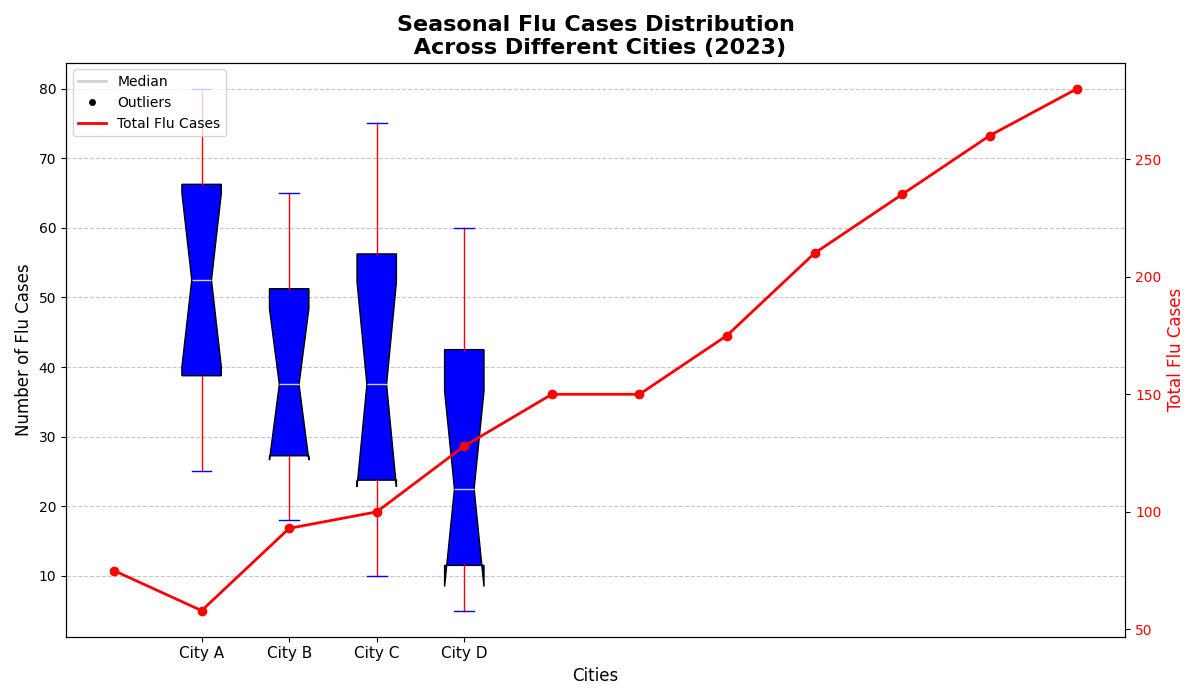

This chart was generated by the following Python code:
import matplotlib.pyplot as plt
import numpy as np

cities = ['City A', 'City B', 'City C', 'City D']
months = ['Jan', 'Feb', 'Mar', 'Apr', 'May', 'Jun', 'Jul', 'Aug', 'Sep', 'Oct', 'Nov', 'Dec']

flu_cases_data = {
    'City A': [30, 25, 40, 35, 50, 60, 45, 55, 65, 70, 75, 80],
    'City B': [20, 18, 25, 28, 30, 35, 40, 45, 50, 55, 60, 65],
    'City C': [15, 10, 20, 25, 30, 35, 40, 45, 55, 60, 70, 75],
    'City D': [10, 5, 8, 12, 18, 20, 25, 30, 40, 50, 55, 60]
}

data_for_box = [flu_cases_data[city] for city in cities]

fig, ax = plt.subplots(figsize=(12, 7))

# Changed the colors for different properties
box = ax.boxplot(data_for_box, patch_artist=True, notch=True, vert=True,
                 boxprops=dict(facecolor='blue', color='black'),  # Changed color
                 whiskerprops=dict(color='red'),                  # Changed color
                 capprops=dict(color='blue'),                      # Changed color
                 medianprops=dict(color='#D3D3D3'),                # Changed color
                 flierprops=dict(markerfacecolor='black', marker='o', markersize=5, alpha=0.6))  # Changed color

ax.set_title('Seasonal Flu Cases Distribution\n Across Different Cities (2023)', fontsize=16, fontweight='bold')
ax.set_xlabel('Cities', fontsize=12)
ax.set_ylabel('Number of Flu Cases', fontsize=12)

ax.set_xticks(np.arange(1, len(cities) + 1))
ax.set_xticklabels(cities, fontsize=11)

ax.yaxis.grid(True, linestyle='--', alpha=0.7)

total_flu_cases_per_month = [sum(month) for month in zip(*data_for_box)]

ax2 = ax.twinx()
ax2.plot(months, total_flu_cases_per_month, color='red', marker='o', linestyle='-', linewidth=2, markersize=6, label='Total Flu Cases')  # Changed color
ax2.set_ylabel('Total Flu Cases', fontsize=12, color='red')
ax2.tick_params(axis='y', labelcolor='red')

handles = [plt.Line2D([0], [0], color='#D3D3D3', lw=2, label='Median'),  # Changed color
           plt.Line2D([0], [0], marker='o', color='w', label='Outliers', 
                      markerfacecolor='black', markersize=6),  # Changed color
           plt.Line2D([0], [0], color='red', lw=2, label='Total Flu Cases')]  # Changed color
ax.legend(handles=handles, loc='upper left', fontsize=10)

plt.tight_layout()

plt.show()
